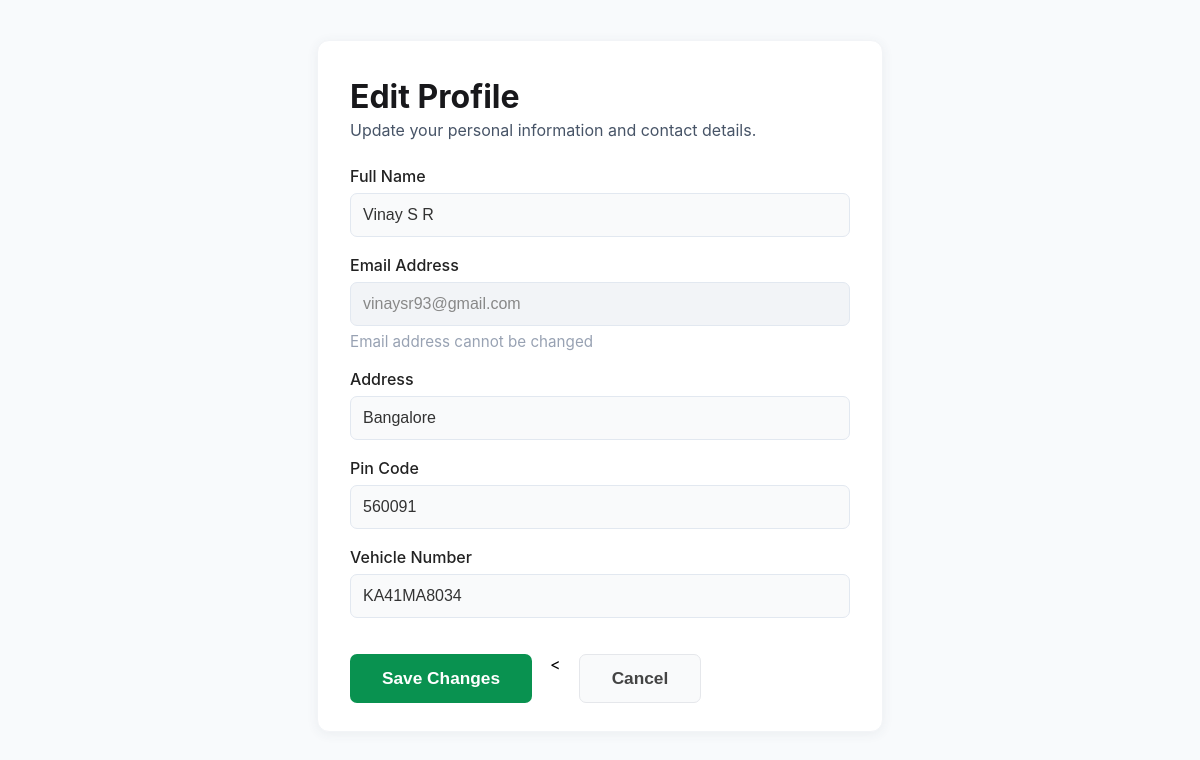
The page /edit-profile/4 (signed in) on the database as committed earlier.
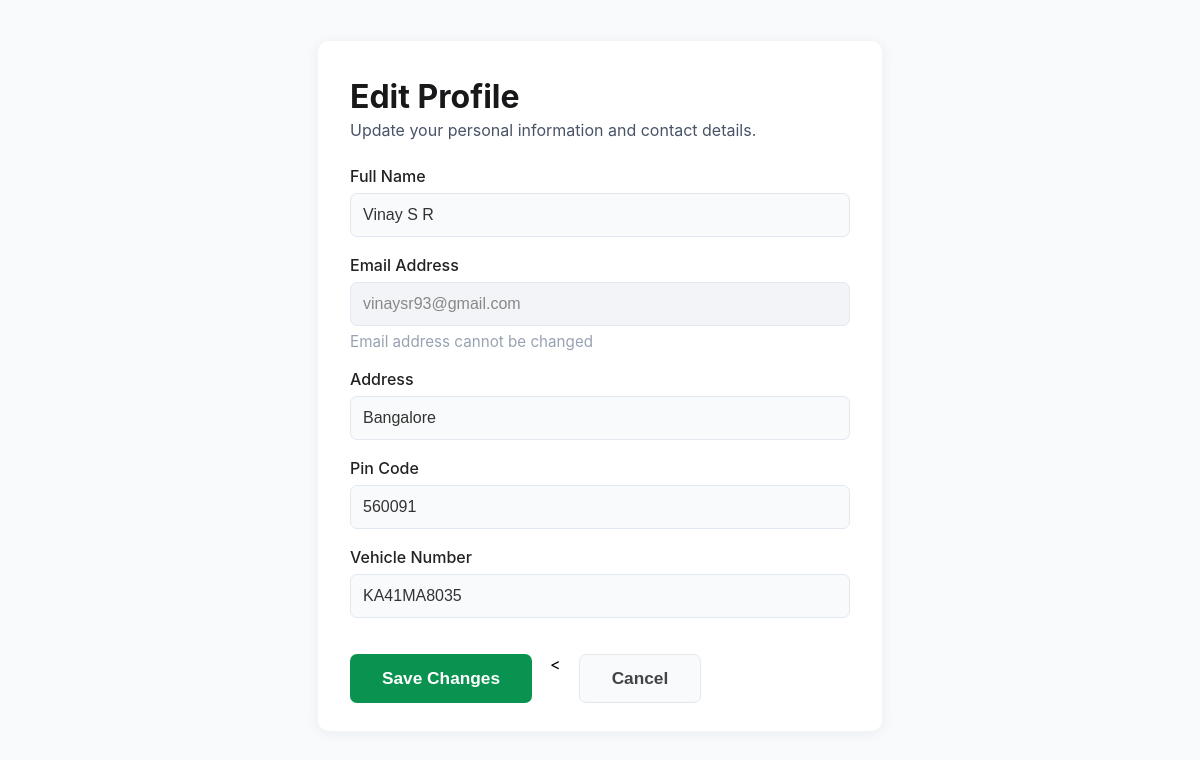
The same page on the database as committed later.
### models/models.py (models this page shows)
class User(db.Model,UserMixin):
    __tablename__ = 'user'
    id = db.Column(db.Integer, primary_key=True, autoincrement=True)
    email = db.Column(db.Text, unique=True, nullable=False)
    password = db.Column(db.Text, nullable=False)
    full_name = db.Column(db.Text, nullable=False)
    address = db.Column(db.Text, nullable=False)
    pincode = db.Column(db.Text, nullable=False)
    vehicle_number = db.Column(db.Text,nullable=True)
    is_admin=db.Column(db.Text,default="user")

### controllers/controllers.py (the view)
@main.route('/edit-profile/<int:user_id>', methods=['GET'])
@login_required
def edit_profile(user_id):
    user = User.query.filter_by(id=user_id).first()
    is_admin= user.is_admin
    user_data= {
                    "id": user_id,
                    "email": user.email,
                    "full_name": user.full_name,
                    "address": user.address,
                    "pincode": user.pincode,
                    "vehicle_number": user.vehicle_number,
                    "is_admin": is_admin
    }
    if not user:
        return "User not found", 404
    return render_template('edit_profile.html', user_data=user_data)

### app.py (called while the page is built)
def create_app():
    app = Flask(__name__, template_folder="templates")
    if os.getenv('ENV', 'development') != "production":
        print("Starting Local Development")
        app.config.from_object(LocalDevelopmentConfig)
    else:
        raise Exception("Currently no production config is setup")
    app.register_blueprint(main)
    db.init_app(app)
    login_manager = LoginManager()
    login_manager.login_view = "main.login"
    login_manager.init_app(app)
    @login_manager.user_loader
    def load_user(user_id):
        return User.query.get(int(user_id))
    return app

### templates/edit_profile.html (shortened to what this page needs)
<!DOCTYPE html>
<html lang="en">
<head>
  <link rel="stylesheet" href="{{ url_for('static',filename='css/edit_profile_style.css') }}">
</head>
<body>
  <div class="edit-profile-container">
    <form class="edit-profile-form" method="POST" action="{{ url_for('main.update_profile', user_id=user_data.id) }}">
      <h2>Edit Profile</h2>
      <p class="subtitle">Update your personal information and contact details.</p>
      <label for="full_name">Full Name</label>
      <input type="text" id="full_name" name="full_name" value="{{ user_data.full_name}}" required>
      <label for="email">Email Address</label>
      <input type="email" id="email" name="email" value="{{ user_data.email }}" disabled>
      <span class="email-note">Email address cannot be changed</span>
      <label for="address">Address</label>
      <input type="text" id="address" name="address" value="{{ user_data.address }}" required>
      <label for="pincode">Pin Code</label>
      <input type="text" id="pincode" name="pincode" value="{{ user_data.pincode }}" required>
      <label for="vehicle_number">Vehicle Number</label>
      <input type="text" id="vehicle_number" name="vehicle_number" value="{{ user_data.vehicle_number }}" required>
      <div class="button-group">
        <button type="submit" class="save-btn">Save Changes</button>
        <<button type="button" class="cancel-btn"
        onclick="window.location.href='{{ url_for('main.admin_dashboard') if user_data['is_admin'] == 'Yes' else url_for('main.user_dashboard', id=user_data['id']) }}'">
    Cancel
</button>
      </div>
    </form>
  </div>
</body>
</html>

Rows that differ between the two databases and show on the page:
changed User "Vinay S R": vehicle_number "KA41MA8034" → "KA41MA8035"
